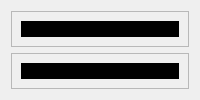
  <widget class="QWidget" name="centralwidget">
   <layout class="QVBoxLayout" name="verticalLayout">
    <item>
     <widget class="QFrame" name="frame1">
      <property name="frameShape">
       <enum>QFrame::StyledPanel</enum>
      </property>
      <property name="frameShadow">
       <enum>QFrame::Raised</enum>
      </property>
      <layout class="QVBoxLayout" name="verticalLayout_4">
       <item>
        <widget class="PlotWidget" name="graph1_widget" native="true">
         <property name="styleSheet">
          <string notr="true">QWidget {
  background-color: #000000;
  border: 0px solid #32414B;
  padding: 0px;
  color: #F0F0F0;
  selection-background-color: #1464A0;
  selection-color: #F0F0F0;
}</string>
         </property>
        </widget>
       </item>
      </layout>
     </widget>
    </item>
    <item>
     <widget class="QFrame" name="frame2">
      <property name="frameShape">
       <enum>QFrame::StyledPanel</enum>
      </property>
      <property name="frameShadow">
       <enum>QFrame::Raised</enum>
      </property>
      <layout class="QVBoxLayout" name="verticalLayout_3">
       <item>
        <widget class="PlotWidget" name="graph2_widget" native="true">
         <property name="styleSheet">
          <string notr="true">QWidget {
  background-color: #000000;
  border: 0px solid #32414B;
  padding: 0px;
  color: #F0F0F0;
  selection-background-color: #1464A0;
  selection-color: #F0F0F0;
}</string>
         </property>
        </widget>
       </item>
      </layout>
     </widget>
    </item>
   </layout>
  </widget>
